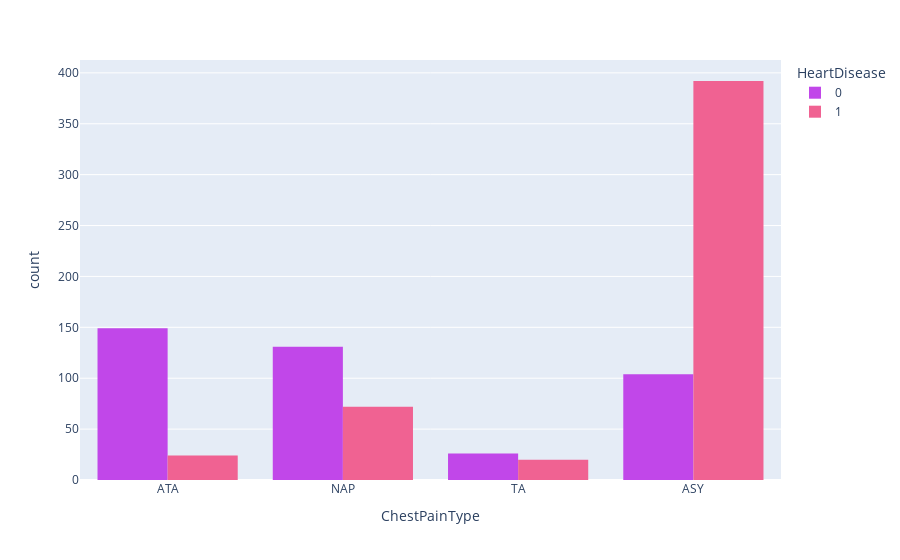

Write notebook code for a chart like this one.
### Markdown cell above
Most of the patients are Asymptomatic with highest scores of 54%.

### Code cell
#chest pain type distribution on heart disease

x='ChestPainType'
clr='HeartDisease'
cdm = {0:'#C147E9',1:'#F06292'}

bar_chest_hd = px.histogram(data, x=x,color=clr, barmode='group', color_discrete_map=cdm)
bar_chest_hd.show()

### Figure 1 — Plotly figure (JSON) as saved in the notebook; plotly's stock layout.template omitted (floating-point values rounded to 4 significant figures; data arrays with more than 128 entries replaced by an {"elided": "..."} marker saying what was removed)
{"data": [{"alignmentgroup": "True", "bingroup": "x", "hovertemplate": "HeartDisease=0<br>ChestPainType=%{x}<br>count=%{y}<extra></extra>", "legendgroup": "0", "marker": {"color": "#C147E9", "pattern": {"shape": ""}}, "name": "0", "offsetgroup": "0", "orientation": "v", "showlegend": true, "type": "histogram", "x": {"elided": "410 str values"}, "xaxis": "x", "yaxis": "y"}, {"alignmentgroup": "True", "bingroup": "x", "hovertemplate": "HeartDisease=1<br>ChestPainType=%{x}<br>count=%{y}<extra></extra>", "legendgroup": "1", "marker": {"color": "#F06292", "pattern": {"shape": ""}}, "name": "1", "offsetgroup": "1", "orientation": "v", "showlegend": true, "type": "histogram", "x": {"elided": "508 str values"}, "xaxis": "x", "yaxis": "y"}], "layout": {"barmode": "group", "legend": {"title": {"text": "HeartDisease"}, "tracegroupgap": 0}, "margin": {"t": 60}, "xaxis": {"anchor": "y", "domain": [0, 1], "title": {"text": "ChestPainType"}}, "yaxis": {"anchor": "x", "domain": [0, 1], "title": {"text": "count"}}}}
